Frame 1 (no input): blank canvas, image omitted
Frame 60 (no input): blank canvas, image omitted
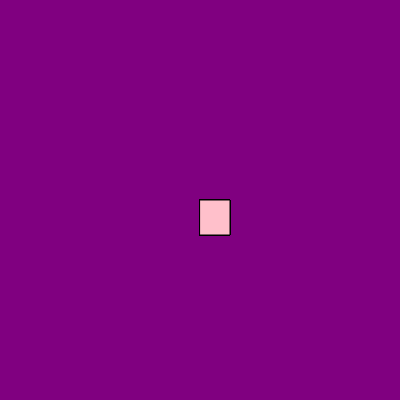
Frame 120 (the mouse pressed at the canvas centre since frame 60)

The p5.js sketch whose frames 1 and 60 were blank and that drew this single picture after the mouse press (run headless with seeded random() and noise() and a simulated clock; from frame 60 on, the mouse is pressed at the canvas centre):

// p5.js sketch
// ── sketch.js
function setup() {
  createCanvas(400, 400);
   background("purple");
}

function draw() {
  
  stroke("black");
  fill("pink");
  
  // console.log(mouseIsPressed);
       
  if (mouseIsPressed) {  
    rect(mouseX, mouseY, 30, 35);
  }
 }
